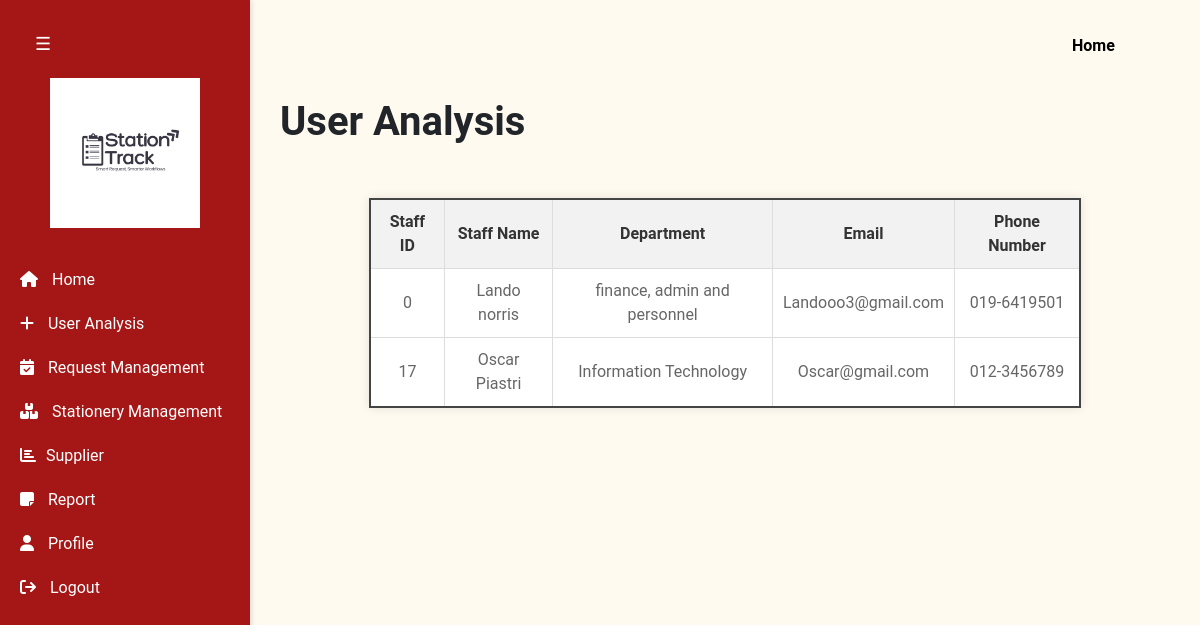
Screenshot of /staff_analysis.php with the database file from the repository.
### tables this page shows
CREATE TABLE `staff` (
  `staff_id` int(20) NOT NULL,
  `staff_name` text NOT NULL,
  `staff_department` text NOT NULL,
  `staff_username` varchar(20) NOT NULL,
  `staff_email` varchar(30) NOT NULL,
  `staff_password` varchar(20) NOT NULL,
  `staff_phone` varchar(20) NOT NULL
);

### staff_analysis.php (the view, shortened to what this page needs)
<!DOCTYPE html>
<html>
<head>
    <link rel="stylesheet" href="https://cdnjs.cloudflare.com/ajax/libs/font-awesome/6.4.2/css/all.min.css">
    <link href="https://cdn.jsdelivr.net/npm/bootstrap@5.3.0-alpha3/dist/css/bootstrap.min.css" rel="stylesheet">
</head>
<body>
 <button class="toggle-btn" id="toggleBtn">☰</button>
<div class="sidebar" id="sidebar">
    <br>
    <a href="index.php"><img src="stationtrack1.png" alt="StationTrack Logo"></a>
    <a href="admin_dashboard.php"><i class="fa fa-home"></i> Home</a>
    <a href="staff_analysis.php"><i class="fa-solid fa-plus"></i> User Analysis</a>
    <a href="request_list.php"><i class="fa-solid fa-calendar-check"></i> Request Management</a>
    <a href="stationery_list.php"><i class="fa fa-boxes-stacked"></i> Stationery Management</a>
     <a href="supplier.php"><i class="fa fa-bar-chart"></i>Supplier</a>
     <a href="report.php"><i class="fa-solid fa-note-sticky"></i> Report</a>
    <a href="admin_profile.php"><i class="fa fa-user"></i> Profile</a>
    <a href="logout.php"><i class="fa fa-sign-out"></i> Logout</a>
</div>
<br>
    <Body>
<header>
<nav>
<ul>
<li><b><a href="admin_dashboard.php" title="Home">Home</a></b></li>
</ul>
</nav>
</header>
  <div class="content" id="mainContent">
        <h1><B>User Analysis</B></h1>
        <br>
<?php
include 'db_connect.php';
echo "<body style='background-color:Floral white'>";
$ContohSQL = "SELECT * FROM staff WHERE staff_id LIKE '" . isset($_POST['stationtrack_staffid']). "%'";
$hasilQuery = $conn->query($ContohSQL);
echo "<table align='center'>
    <tr>
        <th>Staff ID</th>
        <th>Staff Name</th>
        <th>Department</th>
        <th>Email</th>
        <th>Phone Number</th>
    </tr>";
while ($row = $hasilQuery->fetch_array()) {
    echo "<tr>
        <td>" . $row["staff_id"] . "</td>
        <td>" . $row["staff_name"]."</td>
        <td>" . $row["staff_department"] . "</td>
        <td>" . $row["staff_email"] . "</td>
        <td>" . $row["staff_phone"] . "</td>
    </tr>";
}
echo "</table>";
?>
</body>
</html>

### staff_analysis.php (style rules this page uses)
table { width: 80%; margin: 20px auto; border-collapse: collapse; border: 2px solid #444; background-color: #fff; box-shadow: 0px 0px 10px rgba(0, 0, 0, 0.1); }
table th, table td { border: 1px solid #ddd; padding: 10px; text-align: center; }
table th { background-color: #f2f2f2; color: #333; font-weight: bold; }
table td { background-color: #fff; color: #666; }
table tr:nth-child(even) { background-color: #a51717; }
body { margin: 0; font-family: 'Poppins', 'Roboto', Arial, sans-serif; background-color: FloralWhite; }
.sidebar { position: fixed; left: 0; top: 0; width: 250px; height: 100vh; background-color:#a51717; color: white; padding: 20px 0; box-shadow: 2px 0 5px rgba(0, 0, 0, 0.1); transform: translateX(0); transition: transform 0.3s ease; }
.sidebar a { text-decoration: none; color: white; display: block; padding: 10px 20px; font-size: 16px; }
.sidebar i { margin-right: 10px; }
.sidebar img { display: block; margin: 0 auto 20px; width: 150px; }
.content { margin-left: 250px; padding: 30px; transition: margin-left 0.3s ease; }
header { background-color: transparent; color: white; padding: 10px 20px; position: sticky; top: 0; z-index: 999; }
header * { display: inline; }
header li { margin: 20px; }
header li a { color: black; text-decoration: none; }
.toggle-btn { position: fixed; top: 20px; left: 20px; z-index: 1000; background-color: #a51717; color: white; border: none; border-radius: 5px; padding: 10px 15px; font-size: 18px; cursor: pointer; transition: background-color 0.3s; }

### rows the page displays
staff: staff_id "0", staff_name "Lando norris", staff_department "finance, admin and personnel", staff_email "Landooo3@gmail.com", staff_phone "019-6419501"
staff: staff_id "17", staff_name "Oscar Piastri", staff_department "Information Technology", staff_email "Oscar@gmail.com", staff_phone "012-3456789"
